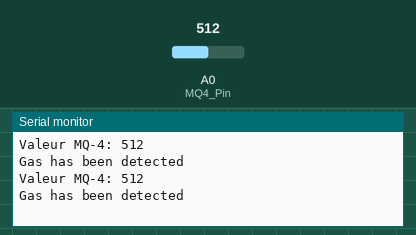
Recording of a sketch running on a simulated Arduino Uno, built with avr-gcc and run on an emulated ATmega328P. On the bench: the last lines printed to the serial monitor. The test bench sets the inputs (shaded band); at power-on: A0 (MQ4_Pin) = 512.

Above: at 1.8 s.
1.9 s: A0 (MQ4_Pin) set to 468
At 2.7 s:
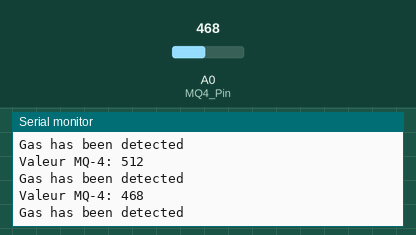
3.4 s: A0 (MQ4_Pin) set to 433
At 4.8 s:
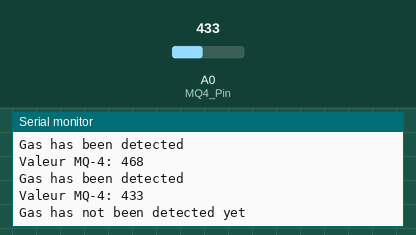
Timing chart, 0 to 6.4 s (numbered marks = the images above; inputs shaded):
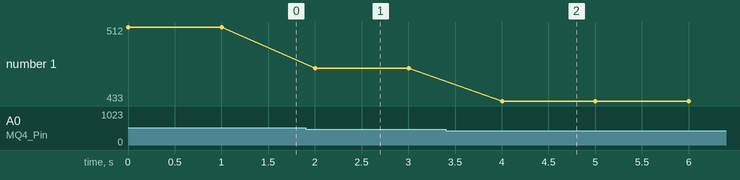

Measured:
- the behaviour switches between 451 and 450 on A0 (MQ4_Pin) (found by bisection; images 1 and 2)
- after the input at 1.9 s, the serial monitor: prints a new line after 0.10 s (image 1)
- after the input at 3.4 s, the serial monitor: prints a new line after 0.60 s (image 2)
- plotted number 1: 512 → 468 after the input at 1.9 s, 468 → 433 after the input at 3.4 s

The sketch:

detecteur_de_gaz_serial_print.ino
```cpp
/*
</> written by Mr. Nidal LAASSOULI.
 Good Luck everybody. */

  // Définition des broches*/

const int MQ4_Pin = A0;       // Broche analogique à laquelle le capteur MQ-4 est connecté
const int Seuil_Gaz = 450;    // Seuil pour détecter le gaz (ajustez selon votre capteur)

void setup() {
  Serial.begin(9600);         // Initialisation de la communication série
  pinMode(MQ4_Pin, INPUT);    // Configuration de la broche du capteur en entrée
}

void loop() {
  int valeurMQ4 = analogRead(MQ4_Pin);  // Lecture de la valeur analogique du capteur

  // Affichage de la valeur brute (facultatif)
  Serial.print("Valeur MQ-4: ");
  Serial.println(valeurMQ4);

  // Vérification du seuil pour détecter le gaz
  if (valeurMQ4 > Seuil_Gaz) {
    Serial.println("Gas has been detected");
  } else {
    Serial.println("Gas has not been detected yet");
  }

  delay(1000);  // Attendre 1 seconde avant la prochaine lecture
}
```
